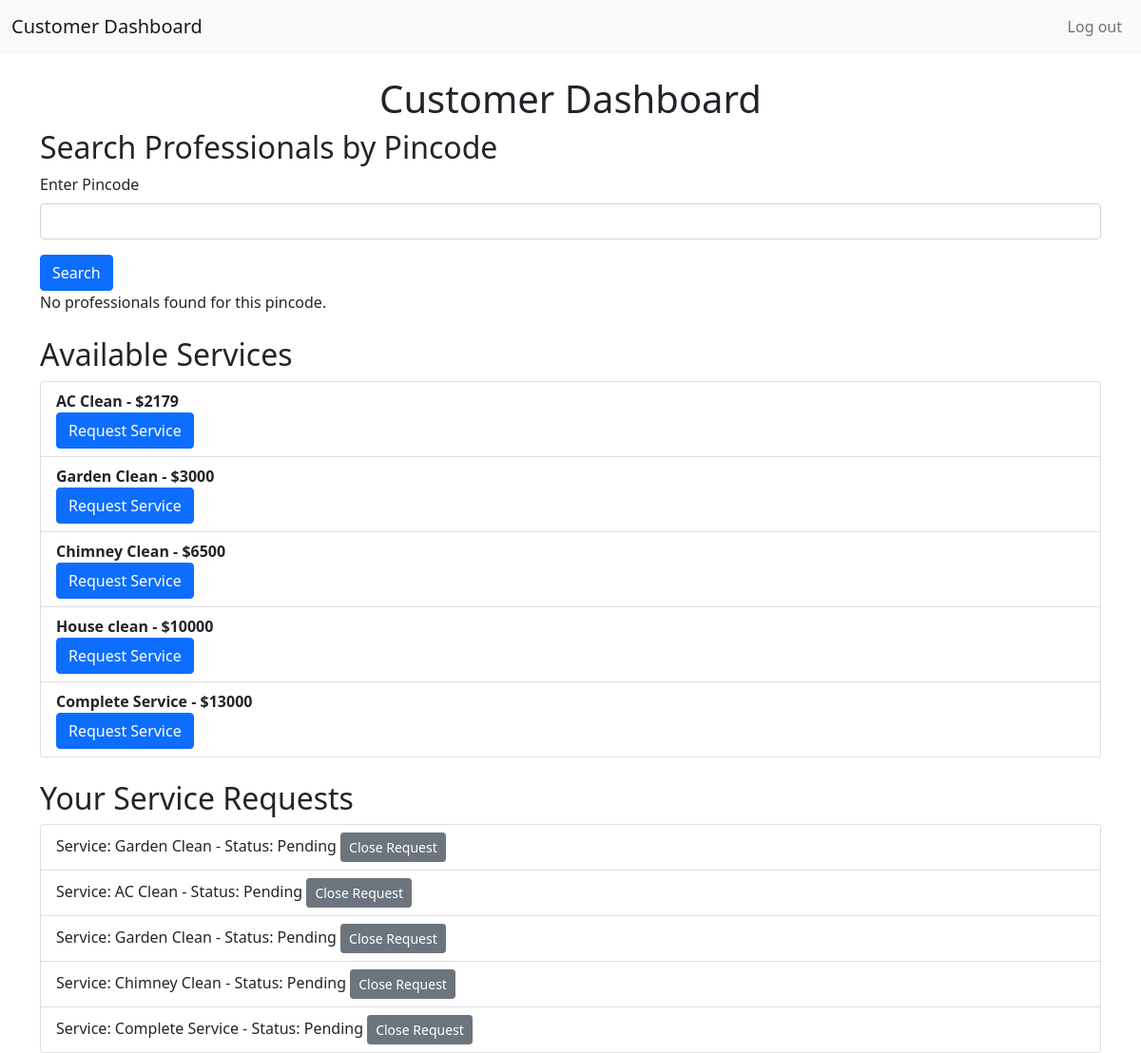
The page /customer_dashboard (signed in) on the database its author committed.
### main.py (models this page shows)
class Service(db.Model):
    __tablename__ = 'service'
    service_id = db.Column(db.Integer, primary_key=True, autoincrement=True)
    title = db.Column(db.String(50), nullable=False, unique=True)
    price = db.Column(db.Integer, nullable=False)
    content = db.Column(db.Text)
    professionals = relationship('Service_Proffessional', back_populates='service', passive_deletes=True)
    service_requests = relationship('ServiceRequest', back_populates='service', cascade='all, delete-orphan')

class ServiceRequest(db.Model):
    __tablename__ = 'service_request'
    service_request_id = db.Column(db.Integer, primary_key=True, autoincrement=True)
    customer_username = db.Column(db.String(15), db.ForeignKey('customer.c_username', ondelete='CASCADE'), nullable=False)
    professional_username = db.Column(db.String, db.ForeignKey('service_proffessional.sp_username', ondelete='SET NULL'), nullable=True)
    service_id = db.Column(db.Integer, db.ForeignKey('service.service_id', ondelete='CASCADE'), nullable=False)
    status = db.Column(db.String(50), default='Pending')  # 'Pending', 'Accepted', 'Completed'
    timestamp = db.Column(db.DateTime, default=datetime.utcnow)
    accepted = db.Column(db.Boolean, default=False)
    customer = relationship('Customer', back_populates='service_requests', passive_deletes=True)
    professional = relationship('Service_Proffessional', back_populates='service_requests', passive_deletes=True)
    service = relationship('Service', back_populates='service_requests', passive_deletes=True)

### main.py (the view, shortened to what this page needs)
@app.route('/customer_dashboard', methods=['GET', 'POST'])
@login_required
def customer_dashboard():
    if not isinstance(current_user, Customer):
        flash("Access denied.")
        return redirect(url_for('start'))
    pincode_search_form = PincodeSearchForm()
    professionals = []
    professionals_info = {}
    services = Service.query.all()
    service_requests = ServiceRequest.query.filter_by(customer_username=current_user.c_username).all()
    for req in service_requests:
        if req and req.professional_username:
            professional = Service_Proffessional.query.filter_by(sp_username=req.professional_username).first()
            if professional and professional.sp_username not in professionals_info:
                average_rating = db.session.query(func.avg(Rating.rating)).filter_by(
                    professional_username=professional.sp_username
                ).scalar() or 0
                professionals_info[professional.sp_username] = {
                    'professional': professional,
                    'average_rating': round(average_rating, 2)  # Round to 2 decimal places
                }
    return render_template('customer_dashboard.html',
                         service_requests=service_requests,
                         services=services,
                         professionals_info=professionals_info,
                         pincode_search_form=pincode_search_form,
                         professionals=professionals)

### main.py
class PincodeSearchForm(FlaskForm):
    pincode = StringField("Enter Pincode", validators=[DataRequired()])
    submit = SubmitField("Search")

### main.py (called while the page is built)
@login_manager.user_loader
def load_user(user_id):
    admin = Admin.query.get(user_id)
    if admin:
        return admin
    customer = Customer.query.get(user_id)
    if customer:
        return customer
    professional = Service_Proffessional.query.get(user_id)
    if professional:
        return professional
    return None

### templates/customer_dashboard.html (shortened to what this page needs)
<!DOCTYPE html>
<html lang="en">
<head>
    <link rel="stylesheet" href="https://cdn.jsdelivr.net/npm/bootstrap@5.1.3/dist/css/bootstrap.min.css">
</head>
<body>
    <nav class="navbar navbar-expand-lg navbar-light bg-light">
        <div class="container-fluid">
            <a class="navbar-brand" href="#">Customer Dashboard</a>
            <div class="collapse navbar-collapse justify-content-end" id="navbarSupportedContent">
                <ul class="navbar-nav">
                    <li class="nav-item ms-3">
                        <a class="nav-link" href="{{ url_for('customer_logout') }}">Log out</a>
                    </li>
                </ul>
            </div>
        </div>
    </nav>
    <br>
    <div class="container">
        <h1 style="text-align: center;">Customer Dashboard</h1>
        <h2>Search Professionals by Pincode</h2>
        <form method="POST" action="{{ url_for('customer_dashboard') }}">
            <div class="mb-3">
                {{ pincode_search_form.pincode.label(class="form-label") }}
                {{ pincode_search_form.pincode(class="form-control") }}
            </div>
            <button type="submit" class="btn btn-primary">Search</button>
        </form>
        {% if professionals %}
        <h3>Professionals in Pincode {{ pincode_search_form.pincode.data }}</h3>
        <ul class="list-group">
            {% for professional in professionals %}
            <li class="list-group-item">
                Username: {{ professional.sp_username }}<br>
                Service: {{ professional.service.title }}<br>
                Pincode: {{ professional.pincode }}<br>
                Average Rating:
                {% if professional.sp_username in professionals_info %}
                    {{ professionals_info[professional.sp_username].average_rating }}⭐
                {% else %}
                    No ratings yet
                {% endif %}
            </li>
            {% endfor %}
        </ul>
        {% else %}
        <p>No professionals found for this pincode.</p>
        {% endif %}
        <h2 class="mt-4">Available Services</h2>
        <ul class="list-group">
            {% for service in services %}
            <li class="list-group-item">
                <strong>{{ service.title }} - ${{ service.price }}</strong>
                <form method="POST" action="{{ url_for('customer_dashboard') }}">
                    <button type="submit" class="btn btn-primary">Request Service</button>
                </form>
            </li>
            {% endfor %}
        </ul>
        <h2 class="mt-4">Your Service Requests</h2>
        <ul class="list-group">
            {% for request in service_requests %}
            {% if request %}
            <li class="list-group-item">
                {% if request.service %}
                    Service: {{ request.service.title }} - Status: {{ request.status }}
                {% else %}
                    Service: Unknown - Status: {{ request.status }}
                {% endif %}
                <form method="POST" action="{{ url_for('close_service_request', request_id=request.service_request_id) }}" style="display:inline;">
                    <button type="submit" class="btn btn-secondary btn-sm">Close Request</button>
                </form>
            </li>
            {% endif %}
            {% endfor %}
        </ul>
    </div>
</body>
</html>

### rows shown on the page
Service: title "AC Clean", price "2179"
Service: title "Garden Clean", price "3000"
Service: title "Chimney Clean", price "6500"
Service: title "House clean", price "10000"
Service: title "Complete Service", price "13000"
ServiceRequest: service "Garden Clean", status "Pending"
ServiceRequest: service "AC Clean", status "Pending"
ServiceRequest: service "Garden Clean", status "Pending"
ServiceRequest: service "Chimney Clean", status "Pending"
ServiceRequest: service "Complete Service", status "Pending"

### other values the page prints
{{ pincode_search_form.pincode.label(class="form-label") }} "Enter Pincode"
